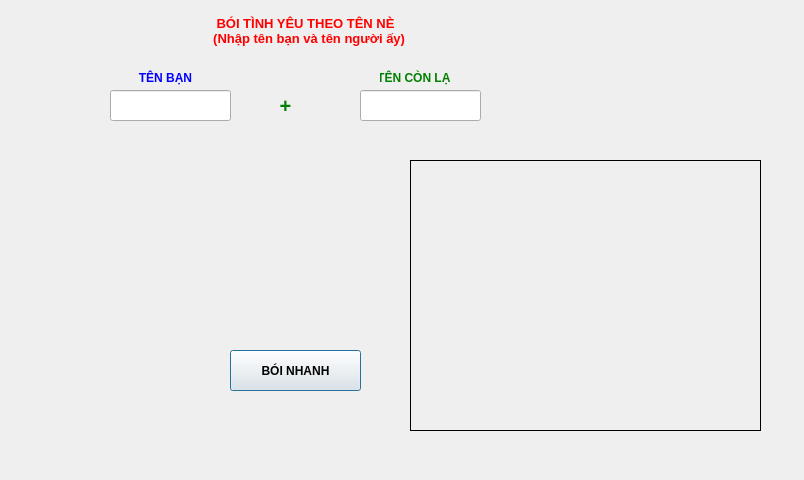
<?xml version="1.0" encoding="UTF-8"?>
<ui version="4.0">
 <class>Dialog</class>
 <widget class="QDialog" name="Dialog">
  <property name="geometry">
   <rect>
    <x>0</x>
    <y>0</y>
    <width>804</width>
    <height>480</height>
   </rect>
  </property>
  <property name="windowTitle">
   <string>Dialog</string>
  </property>
  <widget class="QLabel" name="label">
   <property name="geometry">
    <rect>
     <x>130</x>
     <y>62</y>
     <width>71</width>
     <height>31</height>
    </rect>
   </property>
   <property name="font">
    <font>
     <weight>75</weight>
     <bold>true</bold>
    </font>
   </property>
   <property name="styleSheet">
    <string notr="true">COLOR:BLUE</string>
   </property>
   <property name="text">
    <string>TÊN BẠN</string>
   </property>
   <property name="alignment">
    <set>Qt::AlignCenter</set>
   </property>
  </widget>
  <widget class="QLineEdit" name="lineEdit">
   <property name="geometry">
    <rect>
     <x>110</x>
     <y>90</y>
     <width>121</width>
     <height>31</height>
    </rect>
   </property>
   <property name="alignment">
    <set>Qt::AlignCenter</set>
   </property>
  </widget>
  <widget class="QLineEdit" name="lineEdit_2">
   <property name="geometry">
    <rect>
     <x>360</x>
     <y>90</y>
     <width>121</width>
     <height>31</height>
    </rect>
   </property>
   <property name="alignment">
    <set>Qt::AlignCenter</set>
   </property>
  </widget>
  <widget class="QLabel" name="label_2">
   <property name="geometry">
    <rect>
     <x>380</x>
     <y>62</y>
     <width>71</width>
     <height>31</height>
    </rect>
   </property>
   <property name="font">
    <font>
     <weight>75</weight>
     <bold>true</bold>
    </font>
   </property>
   <property name="styleSheet">
    <string notr="true">COLOR:GREEN</string>
   </property>
   <property name="text">
    <string>TÊN CÒN LẠI</string>
   </property>
   <property name="alignment">
    <set>Qt::AlignCenter</set>
   </property>
  </widget>
  <widget class="QLabel" name="label_3">
   <property name="geometry">
    <rect>
     <x>250</x>
     <y>90</y>
     <width>71</width>
     <height>31</height>
    </rect>
   </property>
   <property name="font">
    <font>
     <pointsize>15</pointsize>
     <weight>75</weight>
     <bold>true</bold>
    </font>
   </property>
   <property name="styleSheet">
    <string notr="true">COLOR:GREEN</string>
   </property>
   <property name="text">
    <string>+</string>
   </property>
   <property name="alignment">
    <set>Qt::AlignCenter</set>
   </property>
  </widget>
  <widget class="QLabel" name="label_4">
   <property name="geometry">
    <rect>
     <x>160</x>
     <y>10</y>
     <width>291</width>
     <height>41</height>
    </rect>
   </property>
   <property name="font">
    <font>
     <pointsize>10</pointsize>
     <weight>75</weight>
     <bold>true</bold>
    </font>
   </property>
   <property name="styleSheet">
    <string notr="true">COLOR:RED</string>
   </property>
   <property name="text">
    <string>BÓI TÌNH YÊU THEO TÊN NÈ 
  (Nhập tên bạn và tên người ấy)</string>
   </property>
   <property name="alignment">
    <set>Qt::AlignCenter</set>
   </property>
  </widget>
  <widget class="QLabel" name="label_5">
   <property name="geometry">
    <rect>
     <x>70</x>
     <y>220</y>
     <width>291</width>
     <height>41</height>
    </rect>
   </property>
   <property name="font">
    <font>
     <pointsize>10</pointsize>
     <weight>75</weight>
     <bold>true</bold>
    </font>
   </property>
   <property name="styleSheet">
    <string notr="true">color:yellow</string>
   </property>
   <property name="text">
    <string/>
   </property>
   <property name="alignment">
    <set>Qt::AlignCenter</set>
   </property>
  </widget>
  <widget class="QLabel" name="label_6">
   <property name="geometry">
    <rect>
     <x>410</x>
     <y>160</y>
     <width>351</width>
     <height>271</height>
    </rect>
   </property>
   <property name="font">
    <font>
     <pointsize>10</pointsize>
     <weight>75</weight>
     <bold>true</bold>
    </font>
   </property>
   <property name="styleSheet">
    <string notr="true">border:1px solid</string>
   </property>
   <property name="text">
    <string/>
   </property>
   <property name="alignment">
    <set>Qt::AlignCenter</set>
   </property>
  </widget>
  <widget class="QPushButton" name="pushButton">
   <property name="geometry">
    <rect>
     <x>230</x>
     <y>350</y>
     <width>131</width>
     <height>41</height>
    </rect>
   </property>
   <property name="font">
    <font>
     <weight>75</weight>
     <bold>true</bold>
    </font>
   </property>
   <property name="text">
    <string>BÓI NHANH</string>
   </property>
  </widget>
 </widget>
 <resources/>
 <connections/>
</ui>
